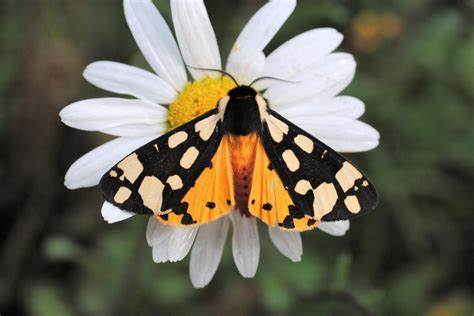
#> input picture lo6/butterfly.jpg, 474 x 316 px, found by its file name
$ python 'HSV Image Modify ( value ).py'
#> lines starting #> are read from the running program, lines starting #| are printed output that depends on the picture
import cv2
import numpy as np

image = cv2.imread(r"/lo6/butterfly.jpg")
#> image is the input picture: shape (316, 474, 3); mean B, G, R 86, 101.7, 105.2

hsv_image = cv2.cvtColor(image,cv2.COLOR_BGR2HSV)
#> hsv_image: shape (316, 474, 3); mean H, S, V 48.9, 64.6, 110.5
print(hsv_image)
#> (printed output is left out)
value_channel = hsv_image[:,:,2]
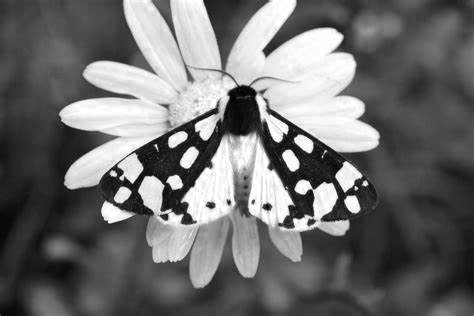
#> value_channel: shape (316, 474); min 0, max 255, mean 110.5
value_channel = np.clip(value_channel+50, 0, 255)
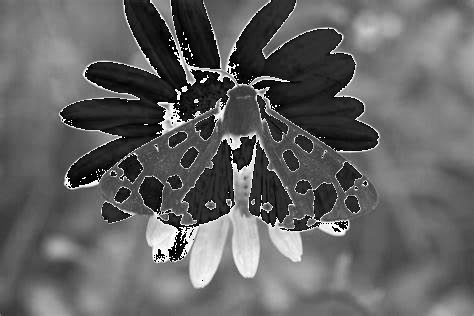
#> value_channel: shape (316, 474); min 0, max 255, mean 99.6
hsv_image[:,:,2] = value_channel
#> hsv_image: shape (316, 474, 3); mean H, S, V 48.9, 64.6, 99.6

modified_image = cv2.cvtColor(hsv_image,cv2.COLOR_HSV2BGR)
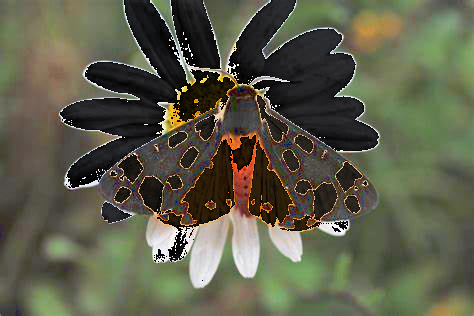
#> modified_image: shape (316, 474, 3); mean B, G, R 74.1, 93.8, 93.4
cv2.imshow("original" ,  image)
cv2.imshow("modified" ,  modified_image)
cv2.waitKey(0)
cv2.destroyAllWindows()
